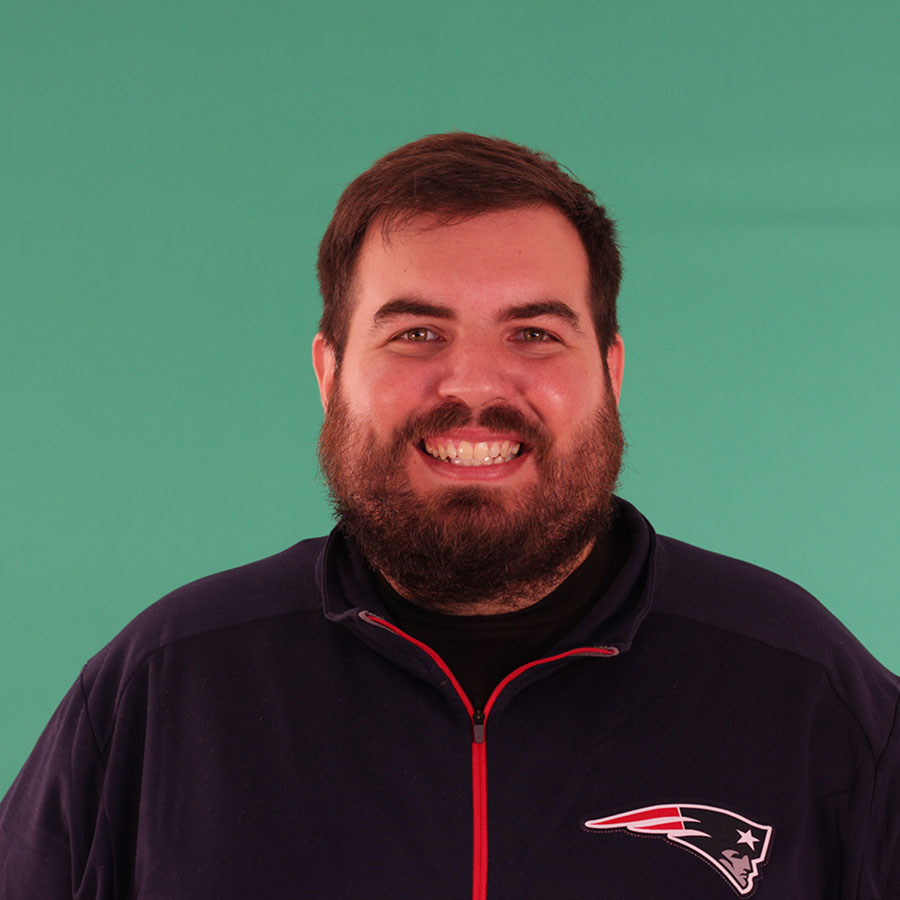
#> input picture dataportrait/portraitimage/test/img/portrait2.jpg, 900 x 900 px, given in place of XX14_base.jpg, which was not available
$ python test.py
#> lines starting #> are read from the running program, lines starting #| are printed output that depends on the picture; pictures that were not available may be replaced by others from this repository, and a replacement may not be noted
### dataportrait/portraitimage/portrait.py
from portraitimage.lib import layer1, layer2, layer3, layer4, baseLayer, Selection
from PIL import ImageFont, Image, ImageEnhance
import threading
import os
from django.conf import settings


def onUpload(code, folder):
#> called with code = 'XX14', folder = 'dataportrait/portraitimage/test/img/'
    print("On upload")
    cromaFile = os.path.join(folder, code, code + '_base.jpg')
    im = Image.open(cromaFile).convert('RGBA')

    #get croma selection from the original image
    selection = createCromaSelection(im.copy())
#> the loop in guessCromaColor, `for y in range(n):` made 450 passes
#> (pix, sample) on passes 2 to 4: ((82, 146, 119, 255), (164, 292, 238)), ((82, 146, 119, 255), (246, 438, 357)), ((82, 146, 119, 255), (328, 584, 476))
#> the loop in guessCromaColor, `for y in range(n):` made 450 passes
#> (pix, sample) on passes 1 to 3: ((83, 149, 121, 255), (39308, 69062, 56615)), ((83, 149, 121, 255), (39391, 69211, 56736)), ((83, 149, 121, 255), (39474, 69360, 56857))
#> in createCromaSelection, `cromaColor = guessCromaColor(image)`: cromaColor = (89, 156, 128)

    lock = threading.Lock()
    threads = []
    layerPath = getLayerFilename(code, folder, 0)

    layerThread = createGrayScale(im.copy(),layerPath, lock)
    threads.append(layerThread)

    layerThread.join()

    grayLayer = Image.open(layerPath).convert('RGBA')
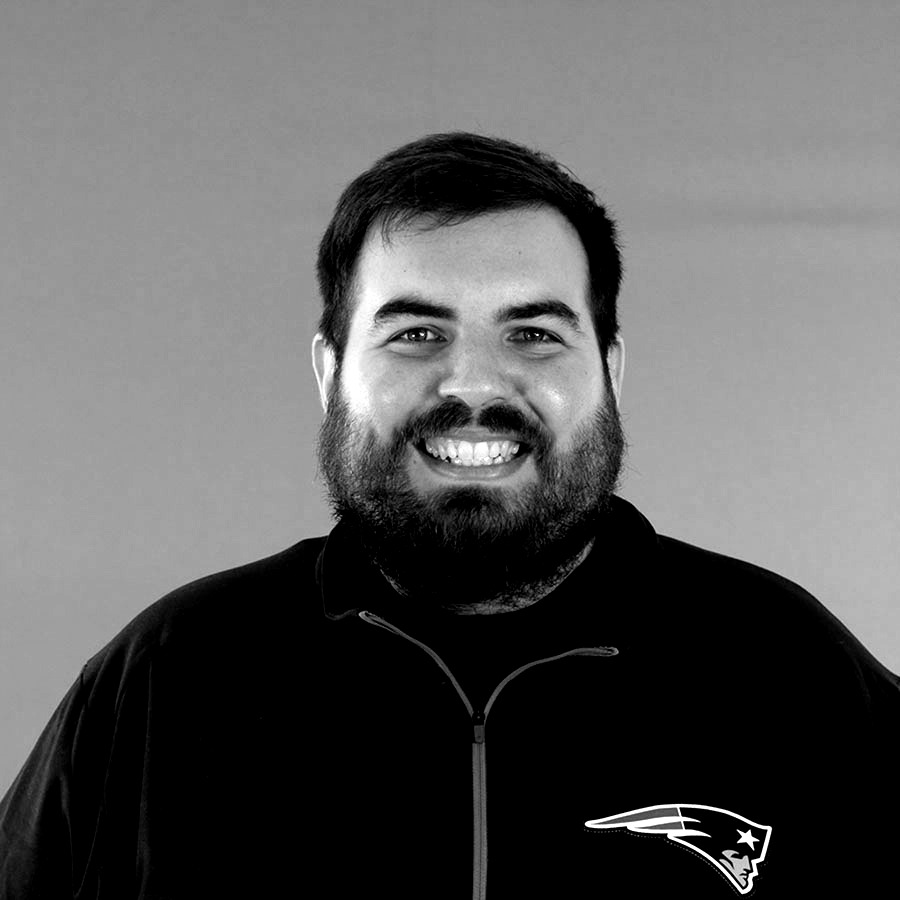
#> grayLayer: PIL image 900x900 RGBA; mean R, G, B, A 94.5, 94.5, 94.5, 255
    layer2 = createLayer2(lock, grayLayer.copy(), selection, getLayerFilename(code, folder, 2))
    threads.append(layer2)

    print("END On upload")

def onRequest(code, folder, text):
    print("On request")
    cromaFile = os.path.join(folder, code, code + '_base.jpg')
    im = Image.open(cromaFile).convert('RGBA')

    lock = threading.Lock()
    threads = []
    grayPath = getLayerFilename(code, folder, 0)

    grayLayer = Image.open(grayPath).convert('RGBA')

    filenames = getLayerFilename(code, folder)

    #get croma selection from the original image
    selection = createCromaSelection(im.copy())

    layer1 = createLayer1(lock, grayLayer.size, filenames[1], text, selection)
    threads.append(layer1)
    #layer2 = createLayer2(lock, grayLayer.copy(), selection, filenames[2])
    #threads.append(layer2)
    layer3 = createLayer3(lock, grayLayer.copy(), selection, filenames[3], text)
    threads.append(layer3)
    layer4 = createLayer4(lock, grayLayer.copy(), selection, filenames[4], text)
    threads.append(layer4)

    ##Layer 5 creation deprecated, it is now a static file
    #layer5 = createLayer5(lock, filenames[5], im.size)
    #threads.append(layer5)

    for t in threads:
        t.join()
    print("END On request")

def joinLayers(code, folder):

    filenames = getLayerFilename(code, folder)

    layer1 = Image.open(filenames[1]).convert('RGBA')
    layer2 = Image.open(filenames[2]).convert('RGBA')
    layer3 = Image.open(filenames[3]).convert('RGBA')
    layer4 = Image.open(filenames[4]).convert('RGBA')

    assetDir = os.path.join(settings.STATIC_ROOT, 'img')
    l5File = os.path.join(assetDir, 'layer5.png')
    layer5 = Image.open(l5File).convert('RGBA')

    out = Image.alpha_composite(layer2, layer3)
    out = Image.alpha_composite(out, layer4)
    out = Image.alpha_composite(out, layer1)
    out = Image.alpha_composite(out, layer5)

    out.save(filenames[6])


def createCromaSelection(image):
    #cromaColor = (64,176,120)
    cromaColor = guessCromaColor(image)
#> the loop in guessCromaColor (call 2), `for y in range(n):` made 450 passes
#> the loop in guessCromaColor (call 2), `for y in range(n):` made 450 passes
    tolerance = 40

    cromaSelection = Selection.Selection.selectColor(image, cromaColor, tolerance);
    cromaSelection.invert()
    return cromaSelection

#reads the first 10 pixels from the center downwards
def guessCromaColor(image):
    pixels = image.load()

    n = image.height // 2
    sample = (0,0,0)
    x = 40
    for y in range(n):
        pix = pixels[x,y]
        #print(pix)
        sample = (sample[0] + pix[0], sample[1] + pix[1], sample[2] + pix[2])

    x = image.width - 40
    for y in range(n):
        pix = pixels[x,y]
        #print(pix)
        sample = (sample[0] + pix[0], sample[1] + pix[1], sample[2] + pix[2])

    return (sample[0]//(n*2), sample[1]//(n*2), sample[2]//(n*2))

def  createGrayScale(image, layerPath, lock):
    layerThread = baseLayer.baseThread('IDBase', lock , image.copy(), layerPath)
    layerThread.start()
    return layerThread


def createLayer1(lock, size, layerPath, text, selection):
    fnt = ImageFont.truetype(os.path.join(settings.STATIC_ROOT, 'fonts', 'Verlag Black.otf'), 48)
    fontColor = (219,219,219,255)
    lineHeight = 40

    layerThread = layer1.layer1Thread('ID1', lock, size, layerPath, text, fnt, fontColor, lineHeight, selection);
    layerThread.start()
    return layerThread


def createLayer2(lock, baseImage, cromaSelection, layerPath):
    layerThread = layer2.layer2Thread('ID2', lock, baseImage, cromaSelection, layerPath);
    layerThread.start()
    return layerThread


# [41 lines left out: functions createLayer3, createLayer4, createLayer5, not called in this run]


def getDataPortrait(folder, code):
    return getLayerFilename(code, folder, 6)


def getLayerFilename(code, folder, index = -1):
    layerFiles = []

    layerFiles.append(os.path.join(folder, code, code + '_gray.png'))
    layerFiles.append(os.path.join(folder, code, code + '_l1.png'))
    layerFiles.append(os.path.join(folder, code, code + '_l2.png'))
    layerFiles.append(os.path.join(folder, code, code + '_l3.png'))
    layerFiles.append(os.path.join(folder, code, code + '_l4.png'))
    layerFiles.append(os.path.join(folder, code, code + '_l5.png'))
    layerFiles.append(os.path.join(folder, code, code + '_def.png'))

    if index < 0:
        return layerFiles
    else:
        return layerFiles[index]

# [15 lines left out: function getLayerURL, not called in this run]

### dataportrait/portraitimage/lib/Selection.py
#Provides support to mapping a selection on an image
class Selection:
    def __init__(self, width, height):
        self.positions = []
        self.width = width
        self.height = height
        self.debug = []
        for x in range(width):
            self.positions.append([])


    def select(self, pixels, criteria):
        for x in range(self.width):
            for y in range(self.height):
                #if x == 0:
                    #print("", end="\n")
                self.positions[x].append(criteria.select(pixels[x,y]))

    def invert(self):
        for x in range(self.width):
            for y in range(self.height):
                self.positions[x][y] = not self.positions[x][y]

    def selected(self,x,y):
        return self.positions[x][y]

    # [29 lines left out: functions first, Or, And, not called in this run]
        #print("Selected "+str(count)+" pixels")


    @staticmethod
    def selectColor(im, color, tolerance):
        selector = ColorSelector(color, tolerance)
        pixels = im.load()
        selection = Selection(im.width, im.height)
        #print("Selection color: ("+str(color[0])+","+str(color[1])+","+str(color[2])+") with tolerance "+str(tolerance),end="\n")
        selection.select(pixels, selector)
        #print("Selection color: ("+str(color[0])+","+str(color[1])+","+str(color[2])+") with tolerance "+str(tolerance),end="\n")
        return selection

class ColorSelector:
    def __init__(self, color, tolerance):
        self.color = color
        self.tolerance = tolerance

    def select(self, pixel):
        if( (self.color[0] - self.tolerance) <= pixel[0] <= (self.color[0] + self.tolerance) and
            (self.color[1] - self.tolerance) <= pixel[1] <= (self.color[1] + self.tolerance) and
            (self.color[2] - self.tolerance) <= pixel[2] <= (self.color[2] + self.tolerance)
        ):
            #print("1",end="")
            return True
        #print("0",end="")
        return False

### dataportrait/portraitimage/lib/layer2.py
import threading
from . import Paragraph
from PIL import Image, ImageDraw, ImageChops

#process for the thread that creates the first layer
class layer2Thread (threading.Thread):
    def __init__(self, threadID, lock, image, selection, filename):
        threading.Thread.__init__(self)
        self.threadID = threadID
        self.lock = lock
        self.image = image
        self.selection = selection
        self.filename = filename

    def run(self):
        #print("Starting " + self.name)
        # Get lock to synchronize threads
        self.lock.acquire()

        pixels = self.image.load()
        for x in range(self.image.width):
            for y in range(self.image.height):
                pixels[(x,y)] = (pixels[(x,y)][0],pixels[(x,y)][1],pixels[(x,y)][2],50)

        foreground = Image.new('RGBA', self.image.size, (0,118,190,100))

        #out = Image.alpha_composite(self.image, foreground)
        out = ImageChops.screen(self.image, foreground)

        pix = out.load()
        for x in range(out.width):
            for y in range(out.height):
                if(not self.selection.selected(x,y)):
                    pix[(x,y)] = (0,0,0,0)

        out.save(self.filename)

        # Free lock to release next thread
        self.lock.release()

### dataportrait/portraitimage/lib/baseLayer.py
import threading
from . import Paragraph
from PIL import Image, ImageDraw, ImageEnhance

#process for the thread that creates the first layer
class baseThread (threading.Thread):
    def __init__(self, threadID, lock, image, outputFile):
        threading.Thread.__init__(self)
        self.threadID = threadID
        self.image = image
        self.lock = lock
        self.outputFile = outputFile

    def run(self):
        #print("Starting " + self.name)
        # Get lock to synchronize threads
        self.lock.acquire()

        pixels = self.image.load();

        for x in range(self.image.size[0]):
            for y in range(self.image.size[1]):
                avg = ( pixels[x,y][0] + pixels[x,y][1] + pixels[x,y][2] )//3
                pixels[x,y] = (avg,avg,avg,255)


        enhancer = ImageEnhance.Contrast(self.image)
        enhancer.enhance(1.8).save(self.outputFile)

        # Free lock to release next thread
        self.lock.release()

### dataportrait/portraitimage/test.py
import portrait
import os

croma = 'test/img/XX11.jpg'
value = ("Lorem ipsum dolor sit amet, consectetur adipiscing elit. Duis ut aliquet est."
		" Sed convallis dignissim justo nec porta. Sed volutpat, purus et efficitur porta, "
		"justo dui ornare eros, eget dictum dui massa nec massa. Nunc finibus gravida euismod. "
		"Praesent quis dui pellentesque, egestas nibh sit amet, fermentum dolor. Donec viverra pretium elementum."
		" Proin fermentum velit a nibh rutrum feugiat. Aliquam vehicula lorem quis justo pretium egestas. "
		"Aliquam erat volutpat. Suspendisse vestibulum tempor dui, ac mollis dolor pellentesque et. "
		"Vestibulum pharetra vel mauris eu egestas. Sed at placerat ligula. In hac habitasse platea dictumst. "
		"Etiam semper sollicitudin velit et hendrerit. Mauris eu pharetra libero.Aliquam vel tortor nec urna semper aliquam. "
		"Etiam at ante blandit, faucibus neque at, eleifend urna. Ut urna odio, tempor non ex nec, tristique volutpat sem. "
		"Quisque libero lorem, pulvinar in faucibus non, vulputate ut elit. Phasellus scelerisque lacinia mi, ut euismod felis mollis id. "
		"Cras pulvinar massa non ultricies ullamcorper. Mauris orci tellus, malesuada sed pellentesque rhoncus, condimentum sed sem. "
		"Praesent nibh felis, sagittis mollis mi id, varius fermentum felis."
		"Lorem ipsum dolor sit amet, consectetur adipiscing elit. Duis ut aliquet est."
		" Sed convallis dignissim justo nec porta. Sed volutpat, purus et efficitur porta, "
		"justo dui ornare eros, eget dictum dui massa nec massa. Nunc finibus gravida euismod. "
		"Praesent quis dui pellentesque, egestas nibh sit amet, fermentum dolor. Donec viverra pretium elementum."
		" Proin fermentum velit a nibh rutrum feugiat. Aliquam vehicula lorem quis justo pretium egestas. "
		"Aliquam erat volutpat. Suspendisse vestibulum tempor dui, ac mollis dolor pellentesque et. "
		"Vestibulum pharetra vel mauris eu egestas. Sed at placerat ligula. In hac habitasse platea dictumst. "
		"Etiam semper sollicitudin velit et hendrerit. Mauris eu pharetra libero.Aliquam vel tortor nec urna semper aliquam. "
		"Etiam at ante blandit, faucibus neque at, eleifend urna. Ut urna odio, tempor non ex nec, tristique volutpat sem. "
		"Quisque libero lorem, pulvinar in faucibus non, vulputate ut elit. Phasellus scelerisque lacinia mi, ut euismod felis mollis id. "
		"Cras pulvinar massa non ultricies ullamcorper. Mauris orci tellus, malesuada sed pellentesque rhoncus, condimentum sed sem. "
		"Praesent nibh felis, sagittis mollis mi id, varius fermentum felis."
		"Lorem ipsum dolor sit amet, consectetur adipiscing elit. Duis ut aliquet est."
		" Sed convallis dignissim justo nec porta. Sed volutpat, purus et efficitur porta, "
		"justo dui ornare eros, eget dictum dui massa nec massa. Nunc finibus gravida euismod. "
		"Praesent quis dui pellentesque, egestas nibh sit amet, fermentum dolor. Donec viverra pretium elementum."
		" Proin fermentum velit a nibh rutrum feugiat. Aliquam vehicula lorem quis justo pretium egestas. "
		"Aliquam erat volutpat. Suspendisse vestibulum tempor dui, ac mollis dolor pellentesque et. "
		"Vestibulum pharetra vel mauris eu egestas. Sed at placerat ligula. In hac habitasse platea dictumst. "
		"Etiam semper sollicitudin velit et hendrerit. Mauris eu pharetra libero.Aliquam vel tortor nec urna semper aliquam. "
		"Etiam at ante blandit, faucibus neque at, eleifend urna. Ut urna odio, tempor non ex nec, tristique volutpat sem. "
		"Quisque libero lorem, pulvinar in faucibus non, vulputate ut elit. Phasellus scelerisque lacinia mi, ut euismod felis mollis id. "
		"Cras pulvinar massa non ultricies ullamcorper. Mauris orci tellus, malesuada sed pellentesque rhoncus, condimentum sed sem. "
		"Praesent nibh felis, sagittis mollis mi id, varius fermentum felis."
		"Lorem ipsum dolor sit amet, consectetur adipiscing elit. Duis ut aliquet est."
		" Sed convallis dignissim justo nec porta. Sed volutpat, purus et efficitur porta, "
		"justo dui ornare eros, eget dictum dui massa nec massa. Nunc finibus gravida euismod. "
		"Praesent quis dui pellentesque, egestas nibh sit amet, fermentum dolor. Donec viverra pretium elementum."
		" Proin fermentum velit a nibh rutrum feugiat. Aliquam vehicula lorem quis justo pretium egestas. "
		"Aliquam erat volutpat. Suspendisse vestibulum tempor dui, ac mollis dolor pellentesque et. "
		"Vestibulum pharetra vel mauris eu egestas. Sed at placerat ligula. In hac habitasse platea dictumst. "
		"Etiam semper sollicitudin velit et hendrerit. Mauris eu pharetra libero.Aliquam vel tortor nec urna semper aliquam. "
		"Etiam at ante blandit, faucibus neque at, eleifend urna. Ut urna odio, tempor non ex nec, tristique volutpat sem. "
		"Quisque libero lorem, pulvinar in faucibus non, vulputate ut elit. Phasellus scelerisque lacinia mi, ut euismod felis mollis id. "
		"Cras pulvinar massa non ultricies ullamcorper. Mauris orci tellus, malesuada sed pellentesque rhoncus, condimentum sed sem. "
		"Praesent nibh felis, sagittis mollis mi id, varius fermentum felis."
		"Lorem ipsum dolor sit amet, consectetur adipiscing elit. Duis ut aliquet est."
		" Sed convallis dignissim justo nec porta. Sed volutpat, purus et efficitur porta, "
		"justo dui ornare eros, eget dictum dui massa nec massa. Nunc finibus gravida euismod. "
		"Praesent quis dui pellentesque, egestas nibh sit amet, fermentum dolor. Donec viverra pretium elementum."
		" Proin fermentum velit a nibh rutrum feugiat. Aliquam vehicula lorem quis justo pretium egestas. "
		"Aliquam erat volutpat. Suspendisse vestibulum tempor dui, ac mollis dolor pellentesque et. "
		"Vestibulum pharetra vel mauris eu egestas. Sed at placerat ligula. In hac habitasse platea dictumst. "
		"Etiam semper sollicitudin velit et hendrerit. Mauris eu pharetra libero.Aliquam vel tortor nec urna semper aliquam. "
		"Etiam at ante blandit, faucibus neque at, eleifend urna. Ut urna odio, tempor non ex nec, tristique volutpat sem. "
		"Quisque libero lorem, pulvinar in faucibus non, vulputate ut elit. Phasellus scelerisque lacinia mi, ut euismod felis mollis id. "
		"Cras pulvinar massa non ultricies ullamcorper. Mauris orci tellus, malesuada sed pellentesque rhoncus, condimentum sed sem. "
		"Praesent nibh felis, sagittis mollis mi id, varius fermentum felis."
		"Lorem ipsum dolor sit amet, consectetur adipiscing elit. Duis ut aliquet est."
		" Sed convallis dignissim justo nec porta. Sed volutpat, purus et efficitur porta, "
		"justo dui ornare eros, eget dictum dui massa nec massa. Nunc finibus gravida euismod. "
		"Praesent quis dui pellentesque, egestas nibh sit amet, fermentum dolor. Donec viverra pretium elementum."
		" Proin fermentum velit a nibh rutrum feugiat. Aliquam vehicula lorem quis justo pretium egestas. "
		"Aliquam erat volutpat. Suspendisse vestibulum tempor dui, ac mollis dolor pellentesque et. "
		"Vestibulum pharetra vel mauris eu egestas. Sed at placerat ligula. In hac habitasse platea dictumst. "
		"Etiam semper sollicitudin velit et hendrerit. Mauris eu pharetra libero.Aliquam vel tortor nec urna semper aliquam. "
		"Etiam at ante blandit, faucibus neque at, eleifend urna. Ut urna odio, tempor non ex nec, tristique volutpat sem. "
		"Quisque libero lorem, pulvinar in faucibus non, vulputate ut elit. Phasellus scelerisque lacinia mi, ut euismod felis mollis id. "
		"Cras pulvinar massa non ultricies ullamcorper. Mauris orci tellus, malesuada sed pellentesque rhoncus, condimentum sed sem. "
		"Praesent nibh felis, sagittis mollis mi id, varius fermentum felis."
		).upper()
absPath = os.path.dirname(os.path.realpath(__file__)) + '/test/img/'
portrait.onUpload('XX14', absPath)
portrait.onRequest('XX14', absPath, value)
#> (the call stopped at in createLayer1, `fnt = ImageFont.truetype(os.path.join(settings.STATIC_ROOT, 'fonts', '..`: django is not available in this run)
portrait.joinLayers('XX14', absPath)
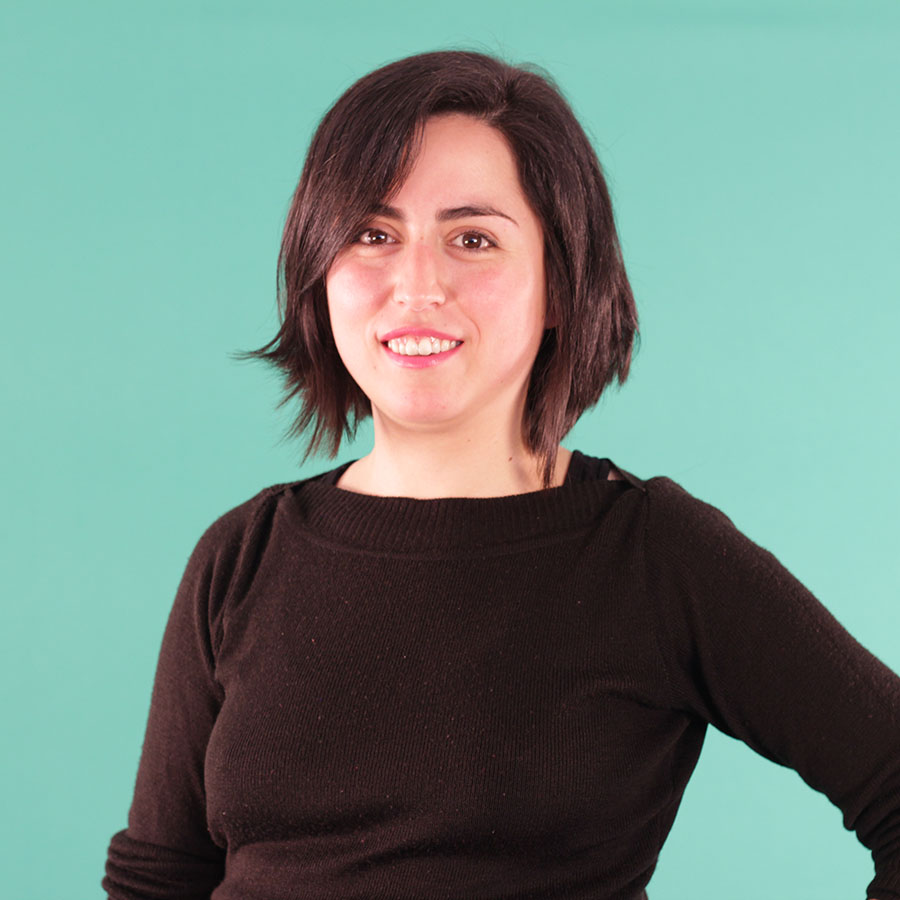
#> input picture dataportrait/portraitimage/test/img/portrait3.jpg, 900 x 900 px, given in place of XX14_l1.png, which was not available
#> in joinLayers, `layer2 = Image.open(filenames[2]).convert('RGBA')`:
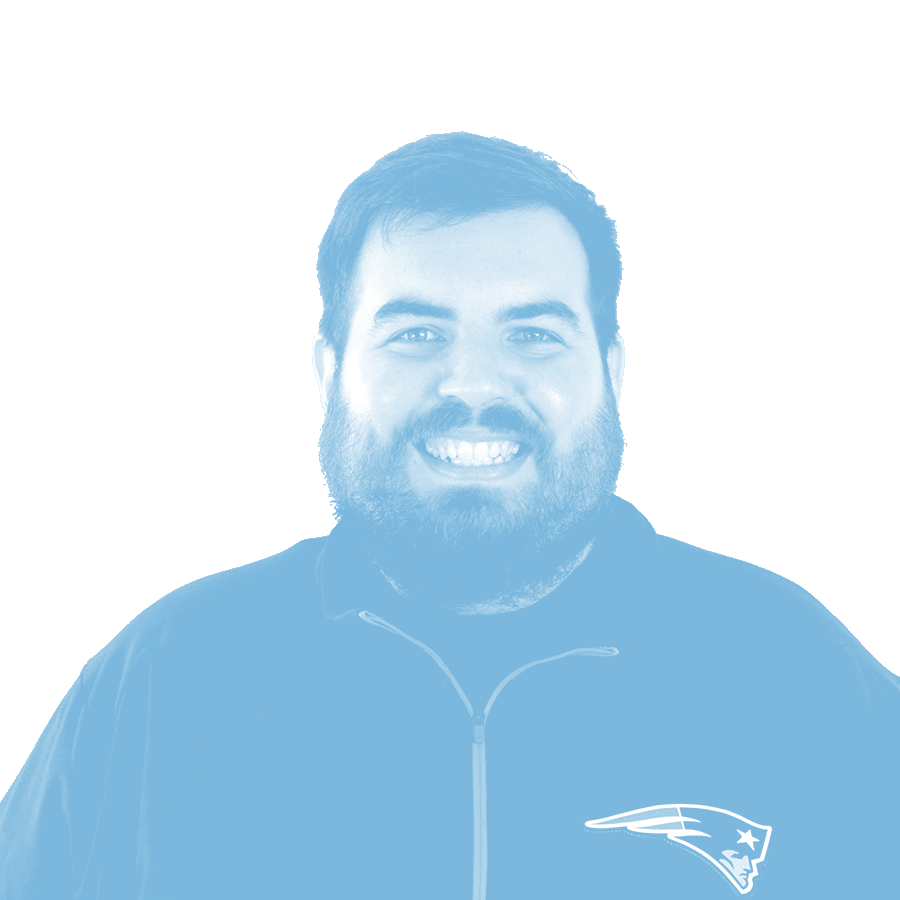
#> layer2: PIL image 900x900 RGBA; mean R, G, B, A 16.1, 66.9, 97.8, 64.5; transparent parts drawn white
#> (the run stopped early here; a loop or call above may not have finished)
